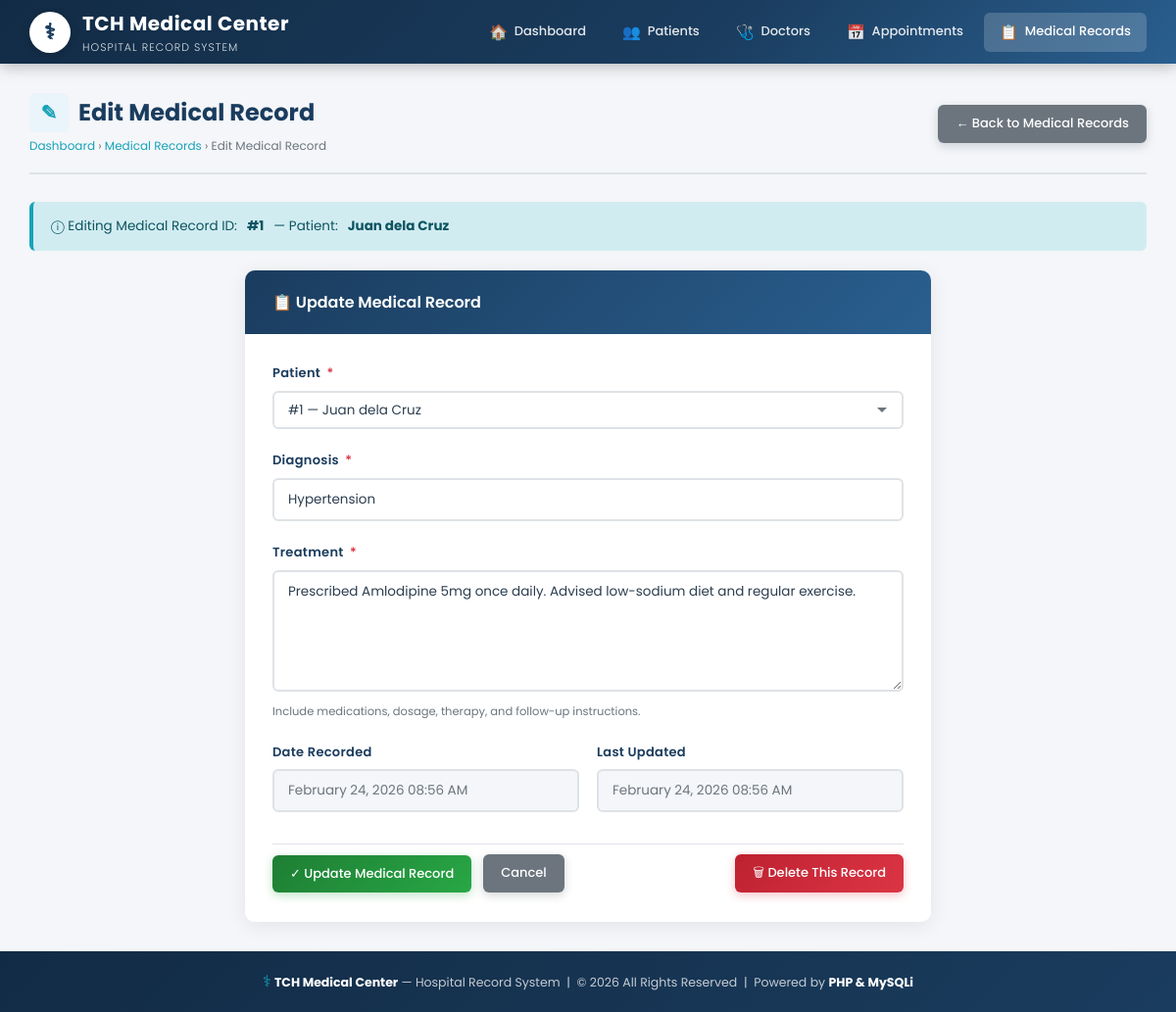
The app's page /medical_records/edit.php?id=1 with its own data.
### tables this page shows
CREATE TABLE IF NOT EXISTS medical_records (
    id INT AUTO_INCREMENT PRIMARY KEY,
    patient_id INT NOT NULL,
    diagnosis VARCHAR(255) NOT NULL,
    treatment TEXT NOT NULL,
    created_at TIMESTAMP DEFAULT CURRENT_TIMESTAMP,
    updated_at TIMESTAMP DEFAULT CURRENT_TIMESTAMP ON UPDATE CURRENT_TIMESTAMP,
    FOREIGN KEY (patient_id) REFERENCES patients(id) ON DELETE CASCADE
);

CREATE TABLE IF NOT EXISTS patients (
    id INT AUTO_INCREMENT PRIMARY KEY,
    full_name VARCHAR(100) NOT NULL,
    date_of_birth DATE NOT NULL,
    gender ENUM('Male', 'Female', 'Other') NOT NULL,
    created_at TIMESTAMP DEFAULT CURRENT_TIMESTAMP,
    updated_at TIMESTAMP DEFAULT CURRENT_TIMESTAMP ON UPDATE CURRENT_TIMESTAMP
);

### medical_records/edit.php (the view, shortened to what this page needs)
<?php
require_once '../config/database.php';
$id = isset($_GET['id']) ? (int)$_GET['id'] : 0;
$res = $conn->query("
    SELECT mr.*, p.full_name AS patient_name
    FROM medical_records mr
    JOIN patients p ON mr.patient_id = p.id
    WHERE mr.id = $id
");
$record = $res->fetch_assoc();
$patient_id = $record['patient_id'];
$diagnosis  = $record['diagnosis'];
$treatment  = $record['treatment'];
$patients = $conn->query("SELECT id, full_name FROM patients ORDER BY full_name ASC");
require_once '../includes/header.php';
require_once '../includes/navbar.php';
?>
<div class="main-content">
    <div class="page-header">
        <div>
            <h1>
                <div class="page-icon">&#9998;</div>
                Edit Medical Record
            </h1>
            <div class="breadcrumb">
                <a href="../index.php">Dashboard</a> &rsaquo;
                <a href="index.php">Medical Records</a> &rsaquo;
                Edit Medical Record
            </div>
        </div>
        <a href="index.php" class="btn btn-secondary">
            &#8592; Back to Medical Records
        </a>
    </div>
    <div class="alert alert-info">
        &#9432; Editing Medical Record ID: <strong>#<?php echo $id; ?></strong>
        &mdash; Patient: <strong><?php echo htmlspecialchars($record['patient_name']); ?></strong>
    </div>
    <div class="form-card">
        <div class="card-header">
            <h2>&#128203; Update Medical Record</h2>
        </div>
        <div class="form-body">
            <form method="POST" action="edit.php?id=<?php echo $id; ?>">
                <div class="form-group">
                    <label for="patient_id">
                        Patient <span class="required">*</span>
                    </label>
                    <select id="patient_id" name="patient_id" class="form-control" required>
                        <?php
                        $patients->data_seek(0);
                        while ($p = $patients->fetch_assoc()):
                        ?>
                            <option value="<?php echo $p['id']; ?>"
                                <?php echo $patient_id == $p['id'] ? 'selected' : ''; ?>>
                                #<?php echo $p['id']; ?> &mdash; <?php echo htmlspecialchars($p['full_name']); ?>
                            </option>
                        <?php endwhile; ?>
                    </select>
                </div>
                <div class="form-group">
                    <label for="diagnosis">
                        Diagnosis <span class="required">*</span>
                    </label>
                    <input type="text" id="diagnosis" name="diagnosis"
                           class="form-control"
                           placeholder="e.g. Hypertension, Type 2 Diabetes..."
                           value="<?php echo htmlspecialchars($diagnosis); ?>"
                           required>
                </div>
                <div class="form-group">
                    <label for="treatment">
                        Treatment <span class="required">*</span>
                    </label>
                    <textarea id="treatment" name="treatment"
                              class="form-control"
                              placeholder="Describe the prescribed treatment, medications, dosage..."
                              rows="5"
                              required><?php echo htmlspecialchars($treatment); ?></textarea>
                    <div class="form-hint">Include medications, dosage, therapy, and follow-up instructions.</div>
                </div>
                <div class="form-row">
                    <div class="form-group">
                        <label>Date Recorded</label>
                        <input type="text" class="form-control"
                               value="<?php echo date('F j, Y h:i A', strtotime($record['created_at'])); ?>"
                               readonly style="background:#f4f6f9; color:var(--text-muted);">
                    </div>
                    <div class="form-group">
                        <label>Last Updated</label>
                        <input type="text" class="form-control"
                               value="<?php echo date('F j, Y h:i A', strtotime($record['updated_at'])); ?>"
                               readonly style="background:#f4f6f9; color:var(--text-muted);">
                    </div>
                </div>
                <div class="form-actions">
                    <button type="submit" class="btn btn-success">
                        &#10003; Update Medical Record
                    </button>
                    <a href="index.php" class="btn btn-secondary">Cancel</a>
                    <a href="delete.php?id=<?php echo $id; ?>"
                       class="btn btn-danger"
                       style="margin-left:auto;">
                        &#128465; Delete This Record
                    </a>
                </div>
            </form>
        </div>
    </div>
</div>
<?php
require_once '../includes/footer.php';
?>

### assets/css/style.css (style rules this page uses)
:root { --primary: #1a3c5e; --primary-dark: #122b45; --primary-light: #2a5f8f; --accent: #17a2b8; --accent-dark: #117a8b; --success: #28a745; --danger: #dc3545; --warning: #ffc107; --white: #ffffff; --light-bg: #eaf4fb; --light-gray: #f4f6f9; --border: #dee2e6; --text-dark: #2c3e50; --text-muted: #6c757d; --shadow: 0 4px 20px rgba(0, 0, 0, 0.08); --shadow-hover: 0 8px 30px rgba(0, 0, 0, 0.15); --radius: 10px; --radius-sm: 6px; --transition: all 0.3s ease; }
*, *::before, *::after { box-sizing: border-box; margin: 0; padding: 0; }
html { scroll-behavior: smooth; }
body { font-family: 'Poppins', Arial, sans-serif; background-color: var(--light-gray); color: var(--text-dark); font-size: 14px; line-height: 1.6; min-height: 100vh; display: flex; flex-direction: column; }
a { text-decoration: none; color: inherit; transition: var(--transition); }
.main-content { flex: 1; padding: 30px; max-width: 1300px; width: 100%; margin: 0 auto; }
.page-header { display: flex; align-items: center; justify-content: space-between; margin-bottom: 28px; padding-bottom: 18px; border-bottom: 2px solid var(--border); }
.page-header h1 { font-size: 24px; font-weight: 700; color: var(--primary); display: flex; align-items: center; gap: 10px; }
.page-header h1 .page-icon { width: 40px; height: 40px; background: var(--light-bg); border-radius: var(--radius-sm); display: flex; align-items: center; justify-content: center; font-size: 20px; color: var(--accent); }
.breadcrumb { font-size: 12px; color: var(--text-muted); margin-top: 4px; }
.breadcrumb a { color: var(--accent); }
.card-header { background: linear-gradient(135deg, var(--primary) 0%, var(--primary-light) 100%); color: var(--white); padding: 16px 22px; display: flex; align-items: center; justify-content: space-between; }
.card-header h2 { font-size: 16px; font-weight: 600; display: flex; align-items: center; gap: 8px; }
.btn { display: inline-flex; align-items: center; gap: 6px; padding: 9px 18px; border-radius: var(--radius-sm); font-size: 13px; font-weight: 500; cursor: pointer; border: none; transition: var(--transition); text-decoration: none; white-space: nowrap; font-family: 'Poppins', Arial, sans-serif; }
.btn-success { background: linear-gradient(135deg, #1e7e34 0%, var(--success) 100%); color: var(--white); box-shadow: 0 3px 10px rgba(40, 167, 69, 0.3); }
.btn-danger { background: linear-gradient(135deg, #bd2130 0%, var(--danger) 100%); color: var(--white); box-shadow: 0 3px 10px rgba(220, 53, 69, 0.3); }
.btn-secondary { background: #6c757d; color: var(--white); box-shadow: 0 3px 10px rgba(108, 117, 125, 0.3); }
.form-card { background: var(--white); border-radius: var(--radius); box-shadow: var(--shadow); overflow: hidden; max-width: 700px; margin: 0 auto; }
.form-card .card-header { padding: 20px 28px; }
.form-body { padding: 30px 28px; }
.form-group { margin-bottom: 22px; }
.form-group label { display: block; font-size: 13px; font-weight: 600; color: var(--primary); margin-bottom: 7px; letter-spacing: 0.3px; }
.form-group label .required { color: var(--danger); margin-left: 3px; }
.form-control { width: 100%; padding: 10px 14px; border: 2px solid var(--border); border-radius: var(--radius-sm); font-size: 13.5px; font-family: 'Poppins', Arial, sans-serif; color: var(--text-dark); background: var(--white); transition: var(--transition); outline: none; }
textarea.form-control { resize: vertical; min-height: 100px; }
select.form-control { cursor: pointer; appearance: none; background-repeat: no-repeat; background-position: right 14px center; padding-right: 36px; }
.form-hint { font-size: 11.5px; color: var(--text-muted); margin-top: 5px; }
.form-row { display: grid; grid-template-columns: 1fr 1fr; gap: 18px; }
.form-actions { display: flex; gap: 12px; align-items: center; padding-top: 10px; border-top: 1px solid var(--border); margin-top: 10px; }
.alert { padding: 14px 18px; border-radius: var(--radius-sm); margin-bottom: 20px; font-size: 13.5px; display: flex; align-items: center; gap: 10px; border-left: 4px solid transparent; }
.alert-info { background: #d1ecf1; color: #0c5460; border-left-color: var(--accent); }

### records on screen
medical_records: patient.full_name "Juan dela Cruz", patient_id "#1 — Juan dela Cruz", diagnosis "Hypertension", treatment "Prescribed Amlodipine 5mg once daily. Advised low-sodium diet and regular exercise.", created_at "February 24, 2026 08:56 AM", updated_at "February 24, 2026 08:56 AM"

### other values on screen
$id "1"
